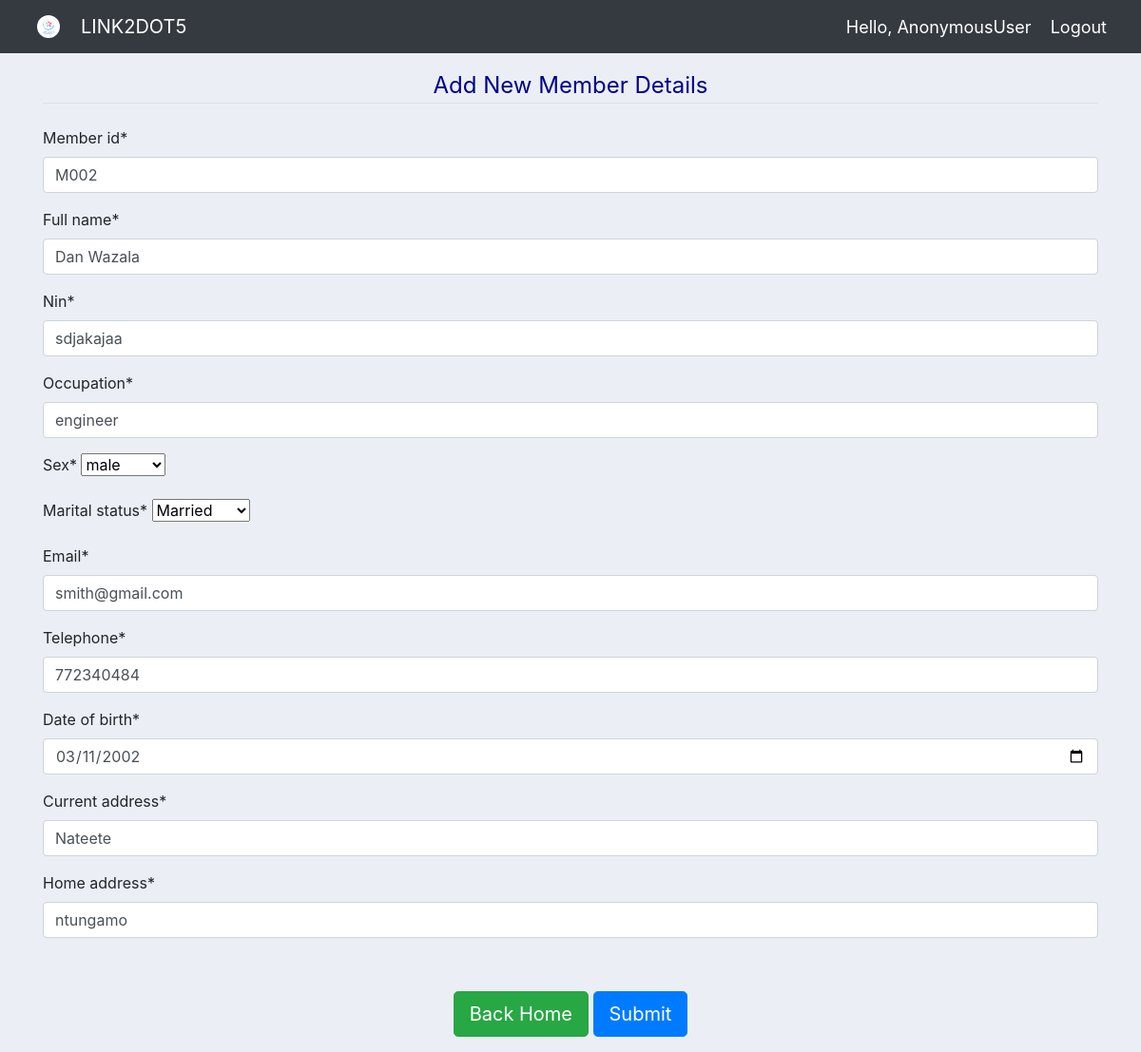
The app's page /update_member/M002/ with its own data.
### link2dot5_app/models.py (models this page shows, shortened)
class Member(models.Model):
    sex_choices = (("Male","male"), ("Female","Female"))
    status_choices = (("Married","Married"),("Single","Single"),
                        ("Windowed","Windowed"),("Divorsed","Divorsed"))
    member_id =models.CharField(max_length=10, primary_key=True )
    full_name = models.CharField(max_length=200, null=False)
    nin = models.CharField(max_length=100)
    occupation=models.CharField(max_length=500)
    sex = models.CharField(max_length=10,choices = sex_choices)
    marital_status = models.CharField(max_length=30, choices=status_choices)
    email = models.EmailField(max_length=100)
    telephone = models.PositiveIntegerField()
    date_of_birth = models.DateField(validators=[MaxValueValidator(datetime.date.today)])
    current_address = models.CharField(max_length=300)
    home_address = models.CharField(max_length=300)
    Registered_date = models.DateTimeField(auto_now_add=True)

### link2dot5_app/views.py (the view)
# urls.py: path('update_member/<str:member_id>/', views.updateMember, name='update_member'),
def updateMember(request, member_id):
    member = Member.objects.get(member_id=member_id)
    form = MemberForm(instance=member)
    if request.method == "POST":
        form = MemberForm(request.POST, instance=member)
        if form.is_valid():
            form.save()
            return redirect('/')
    context = {'form': form}
    return render(request, 'members/member_form.html', context)

### link2dot5_app/forms.py
class MemberForm(ModelForm):
    date_of_birth= forms.DateField(widget=forms.widgets.DateInput(
        attrs={'type': 'date'}))
    class Meta:
        model = Member
        fields = '__all__'

### link2dot5_app/templates/members/member_form.html (shortened to what this page needs)
{% extends 'members/main.html' %}
{% load crispy_forms_tags %}
{% load static %}
{% block content %}
        <div class="container"><br>
            <form action="" method="POST" >
                <fieldset class="form-group">
                    <legend class="border-bottom mb-4" style="color: darkblue; text-align: center;">Add New Member Details</legend>
                    {{ form|crispy }}
                </fieldset><br>
                <div class="form-group" id="signup-button" align="center">
                        <a class="btn btn-lg btn-success" href="{% url 'home' %}">Back Home</a>
                        <button class="btn btn-lg btn-primary">Submit</button>
                    </div>
            </form>
        </div>
{% endblock %}

### link2dot5_app/static/css/main.css (style rules this page uses)
body { background-color: #ebeff5; }

### records on screen
Member: member_id "M002", full_name "Dan Wazala", nin "sdjakajaa", occupation "engineer", sex "male", marital_status "Married", email "smith@gmail.com", telephone "772340484", date_of_birth "03/11/2002", current_address "Nateete", home_address "ntungamo"

### other values on screen
{{ request.user }} "AnonymousUser"
